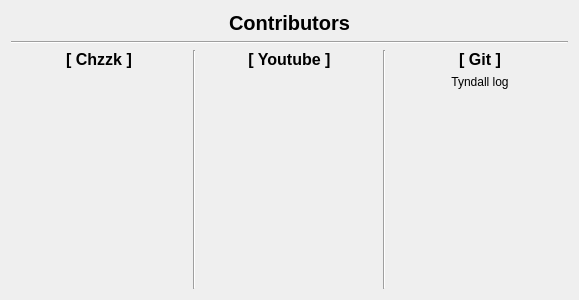
<?xml version="1.0" encoding="UTF-8"?>
<ui version="4.0">
 <class>Contributors</class>
 <widget class="QWidget" name="Contributors">
  <property name="geometry">
   <rect>
    <x>0</x>
    <y>0</y>
    <width>579</width>
    <height>300</height>
   </rect>
  </property>
  <property name="windowTitle">
   <string>Contributors</string>
  </property>
  <layout class="QGridLayout" name="gridLayout_2">
   <item row="0" column="0">
    <layout class="QGridLayout" name="gridLayout">
     <item row="0" column="0" colspan="5">
      <widget class="QLabel" name="lbl_title">
       <property name="font">
        <font>
         <pointsize>15</pointsize>
         <bold>true</bold>
        </font>
       </property>
       <property name="text">
        <string>Contributors</string>
       </property>
       <property name="alignment">
        <set>Qt::AlignmentFlag::AlignCenter</set>
       </property>
      </widget>
     </item>
     <item row="2" column="0">
      <widget class="QLabel" name="lbl_chzzk">
       <property name="font">
        <font>
         <pointsize>12</pointsize>
         <bold>true</bold>
        </font>
       </property>
       <property name="text">
        <string>[ Chzzk ]</string>
       </property>
       <property name="alignment">
        <set>Qt::AlignmentFlag::AlignCenter</set>
       </property>
      </widget>
     </item>
     <item row="2" column="2">
      <widget class="QLabel" name="lbl_youtube">
       <property name="maximumSize">
        <size>
         <width>16777215</width>
         <height>16777215</height>
        </size>
       </property>
       <property name="font">
        <font>
         <pointsize>12</pointsize>
         <bold>true</bold>
        </font>
       </property>
       <property name="text">
        <string>[ Youtube ]</string>
       </property>
       <property name="alignment">
        <set>Qt::AlignmentFlag::AlignCenter</set>
       </property>
      </widget>
     </item>
     <item row="4" column="0">
      <spacer name="verticalSpacer">
       <property name="orientation">
        <enum>Qt::Orientation::Vertical</enum>
       </property>
       <property name="sizeHint" stdset="0">
        <size>
         <width>20</width>
         <height>40</height>
        </size>
       </property>
      </spacer>
     </item>
     <item row="2" column="3" rowspan="3">
      <widget class="Line" name="line_3">
       <property name="orientation">
        <enum>Qt::Orientation::Vertical</enum>
       </property>
      </widget>
     </item>
     <item row="2" column="1" rowspan="3">
      <widget class="Line" name="line_2">
       <property name="orientation">
        <enum>Qt::Orientation::Vertical</enum>
       </property>
      </widget>
     </item>
     <item row="1" column="0" colspan="5">
      <widget class="Line" name="line">
       <property name="orientation">
        <enum>Qt::Orientation::Horizontal</enum>
       </property>
      </widget>
     </item>
     <item row="2" column="4">
      <widget class="QLabel" name="lbl_git">
       <property name="font">
        <font>
         <pointsize>12</pointsize>
         <bold>true</bold>
        </font>
       </property>
       <property name="text">
        <string>[ Git ]</string>
       </property>
       <property name="alignment">
        <set>Qt::AlignmentFlag::AlignCenter</set>
       </property>
      </widget>
     </item>
     <item row="3" column="4">
      <widget class="QLabel" name="label_4">
       <property name="text">
        <string>Tyndall log</string>
       </property>
       <property name="alignment">
        <set>Qt::AlignmentFlag::AlignCenter</set>
       </property>
      </widget>
     </item>
    </layout>
   </item>
  </layout>
 </widget>
 <resources/>
 <connections/>
</ui>
